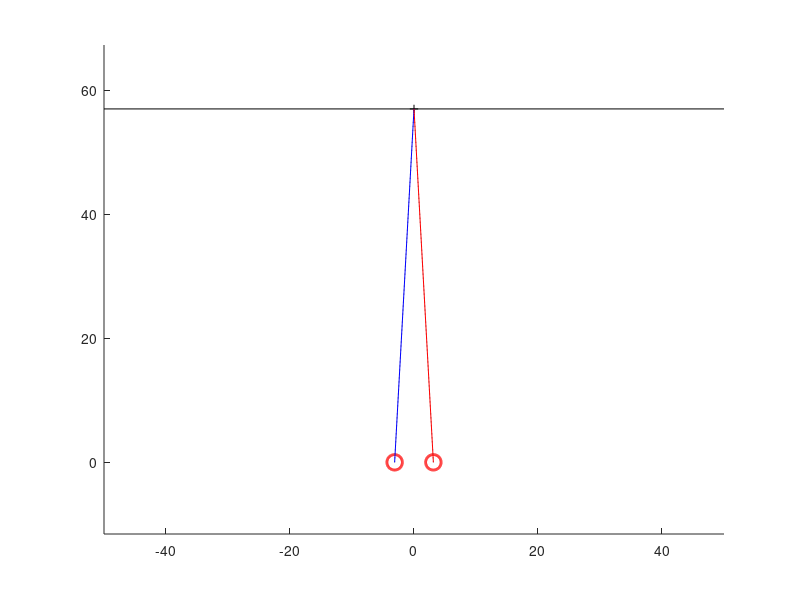

The MATLAB source for this figure: (Note: this script raises an error after producing the figure.)
function [] = testProjectionGui();
%cm
screenDist = 57;
screenHalfWidth = 50;
ipd= 6.25
figH = figure(42);
clf
leCenter = [-ipd/2 0]; 
reCenter =  [ipd/2 0];
%draw a screen:
screenH= line([-screenHalfWidth;screenHalfWidth],[screenDist;screenDist],'color','k');
axH = gca;
hold on;
axis equal;
viscircles([leCenter;reCenter],[1.25; 1.25]);

%fixated at center of screen
leFixLineH = line(leCenter,[0 screenDist],'linestyle',':','color',[.4 .4 .4])
reFixLineH = line(reCenter,[0 screenDist],'linestyle',':','color',[.4 .4 .4])

%initial position for object
objPos = [0 screenDist]
objMarkerH = plot(objPos(1),objPos(2),'k+');
%leY = interp1([leCenter(1) objInitPos(1)],[leCenter(2) objInitPos(2)],screenDist,'linear','extrap')
leX = calcX(leCenter,objPos);
reX = calcX(reCenter,objPos);

leObjLineH = line(leCenter,[leX screenDist],'linestyle','-','color','b')
reObjLineH = line(reCenter,[reX screenDist],'linestyle','-','color','r')

fixation3 = [0 0 screenDist];
objPos3  = [objPos(1) 0 objPos(2)];
leCenter3 = [leCenter(1) 0 leCenter(2)];
reCenter3 = [reCenter(1) 0 reCenter(2)];
[screenL, screenR] = calculateScreenLocation(fixation3, objPos3, leCenter3, reCenter3);
leScreenMarkerH=plot(screenL(1),screenDist,'bx');
reScreenMarkerH=plot(screenR(1),screenDist,'rx');


legend([screenH leScreenMarkerH reScreenMarkerH objMarkerH leObjLineH reObjLineH],'screen',...
    'LE from calculateScreenLocation','RE from calculateScreenLocation',...
    'Object Position','LE line from eye through object','RE line from eye through object',...
    'Location','BestOutside')
xlabel('X (cm)');
ylabel('Z (cm)');
set(gca,'ButtonDownFcn',@clickedPlot)
set(leFixLineH,'ButtonDownFcn',@clickedPlot)
set(reFixLineH,'ButtonDownFcn',@clickedPlot)

    function clickedPlot(varargin)
        
        tCurPoint = get(axH,'CurrentPoint');
        
        objPos = tCurPoint(1,1:2);
        delete(objMarkerH);
        objMarkerH = plot(objPos(1),objPos(2),'k+');
        
        leX =  calcX(leCenter,objPos);
        xData = get(leObjLineH,'XData');
        xData(2) = leX;
        set(leObjLineH,'XData',xData);
        reX =  calcX(reCenter,objPos);
        xData = get(reObjLineH,'XData');
        xData(2) = reX;
        set(reObjLineH,'XData',xData);
        
        %Now use calculateScreenLocation
        fixation3 = [0 0 screenDist];
        objPos3  = [objPos(1) 0 objPos(2)];
        leCenter3 = [leCenter(1) 0 leCenter(2)];
        reCenter3 = [reCenter(1) 0 reCenter(2)];
        [screenL, screenR] = calculateScreenLocation(fixation3, objPos3, leCenter3, reCenter3);
        delete(leScreenMarkerH);
        delete(reScreenMarkerH);
        leScreenMarkerH=plot(screenL(1),screenDist,'bx');
        reScreenMarkerH=plot(screenR(1),screenDist,'rx');
        
    end

    function x=calcX(eye,obj)
        
        x = interp1([eye(2) obj(2)],[eye(1) obj(1)],screenDist,'linear','extrap');
    end

end